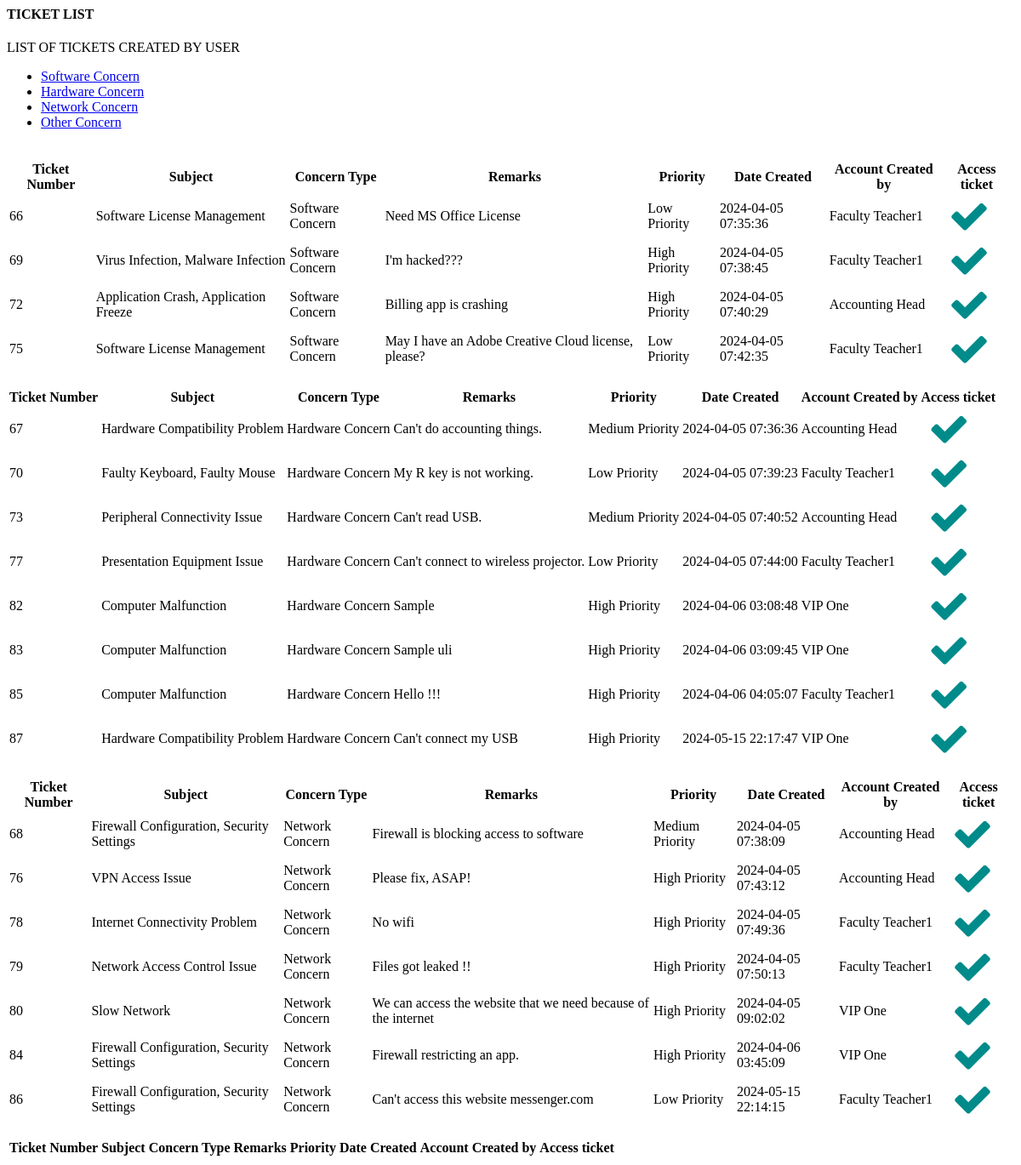
Page /tickets/views/superadmin/tickettable.php on the committed database.
### tables this page shows
CREATE TABLE `tickets` (
  `Ticket_Number` int(255) NOT NULL,
  `Ticket_Subj` varchar(255) NOT NULL,
  `Ticket_type` varchar(2555) NOT NULL,
  `Ticket_Remarks` longtext NOT NULL,
  `Ticket_Priority` varchar(255) DEFAULT NULL,
  `Ticket_Status` varchar(255) NOT NULL,
  `Ticket_DateStart` timestamp NOT NULL DEFAULT current_timestamp(),
  `Ticket_DateEnd` varchar(255) DEFAULT NULL,
  `User_Id` varchar(255) NOT NULL,
  `DateCreated` date NOT NULL DEFAULT current_timestamp(),
  `Ticket_Tier` int(4) NOT NULL,
  `Ticket_Assigned` varchar(255) NOT NULL
);

CREATE TABLE `user` (
  `User_ID` varchar(255) NOT NULL,
  `user_Fname` varchar(255) NOT NULL,
  `User_Lname` varchar(255) NOT NULL,
  `User_MobileNum` varchar(255) NOT NULL,
  `User_Dept` varchar(255) NOT NULL,
  `User_JobDesc` varchar(255) NOT NULL,
  `User_Pass` varchar(255) NOT NULL,
  `User_Nickname` varchar(255) NOT NULL,
  `Tier` int(4) NOT NULL,
  `User_Type` varchar(5) NOT NULL
);

### tickets/views/superadmin/tickettable.php (the view, shortened to what this page needs)
<link rel="stylesheet" href="https://cdnjs.cloudflare.com/ajax/libs/font-awesome/4.7.0/css/font-awesome.min.css">
<link rel="stylesheet" href="button.css">
<div class="col-md-12">
    <div class="card strpied-tabled-with-hover">
        <div class="card-header ">
            <h4 class="card-title">TICKET LIST</h4>
            <p class="card-category">LIST OF TICKETS CREATED BY USER</p>
        </div>
        <ul class="nav nav-tabs nav-justified" role="tablist">
            <li class="nav-item">
              <a class="nav-link active" data-toggle="tab" href="#Software">Software Concern</a>
            </li>
            <li class="nav-item">
              <a class="nav-link" data-toggle="tab" href="#Hardware">Hardware Concern</a>
            </li>
            <li class="nav-item">
              <a class="nav-link" data-toggle="tab" href="#Network">Network Concern</a>
            </li>
            <li class="nav-item">
              <a class="nav-link" data-toggle="tab" href="#Other">Other Concern</a>
            </li>
          </ul>
            <div class="tab-content">
                <div id="Software" class="tab-pane active"><br>
                    <div class="card-body table-full-width table-responsive">
                        <table class="table table-hover table-striped">
                            <thead>
                                <th>Ticket Number</th>
                                <th>Subject</th>
                                <th>Concern Type</th>
                                <th>Remarks</th>
                                <th>Priority</th>
                                <th>Date Created</th>
                                <th>Account Created by</th>
                                <th>Access ticket</th>
                            </thead>
                            <tbody>
                               <?php
                                    include("../../connect/connect.php");
                                    $select_post = "SELECT * FROM tickets JOIN user ON tickets.User_Id = user.User_ID WHERE Ticket_Status = 'Pending'";
                                    $run_posts = $conn->query($select_post);
                                    if ($run_posts->num_rows > 0) {
                                        while($row = $run_posts->fetch_assoc()){
                                                $post_Type = $row['Ticket_type'];
                                            if($post_Type == "Software Concern"){
                                                echo'<tr>';
                                                    echo'<td>'.$row["Ticket_Number"].'</td>';
                                                    echo'<td>'.$row["Ticket_Subj"].'</td>';
                                                    echo'<td>'.$row["Ticket_type"].'</td>';
                                                    echo'<td>'.$row["Ticket_Remarks"].'</td>';
                                                    echo'<td>'.$row["Ticket_Priority"].'</td>';
                                                    echo'<td>'.$row["Ticket_DateStart"].'</td>';
                                                    echo'<td>'.$row["user_Fname"].' '.$row["User_Lname"].'</td>';
                                                    echo'<td><a href = "accesstickets.php?TicketNumber='.$row['Ticket_Number'].'" class = "fa fa-check buttonx"></i></td>';
                                                echo'</tr>';
                                            }
                                        }
                                    }
                                ?>
                            </tbody>
                        </table>
                    </div>
                </div>
                <div id="Hardware" class="tab-pane fade"><br>
                    <div class="card-body table-full-width table-responsive">
                        <table class="table table-hover table-striped">
                            <thead>
                                <th>Ticket Number</th>
                                <th>Subject</th>
                                <th>Concern Type</th>
                                <th>Remarks</th>
                                <th>Priority</th>
                                <th>Date Created</th>
                                <th>Account Created by</th>
                                <th>Access ticket</th>
                            </thead>
                            <tbody>
                               <?php
                                    include("../../connect/connect.php");
                                    $select_post = "SELECT * FROM tickets JOIN user ON tickets.User_Id = user.User_ID WHERE Ticket_Status = 'Pending'";
                                    $run_posts = $conn->query($select_post);
                                    if ($run_posts->num_rows > 0) {
                                        while($row = $run_posts->fetch_assoc()){
                                                $post_Type = $row['Ticket_type'];
                                            if($post_Type == "Hardware Concern"){
                                                echo'<tr>';
                                                    echo'<td>'.$row["Ticket_Number"].'</td>';
                                                    echo'<td>'.$row["Ticket_Subj"].'</td>';
                                                    echo'<td>'.$row["Ticket_type"].'</td>';
                                                    echo'<td>'.$row["Ticket_Remarks"].'</td>';
                                                    echo'<td>'.$row["Ticket_Priority"].'</td>';
                                                    echo'<td>'.$row["Ticket_DateStart"].'</td>';
                                                    echo'<td>'.$row["user_Fname"].' '.$row["User_Lname"].'</td>';
                                                    echo'<td><a href = "accesstickets.php?TicketNumber='.$row['Ticket_Number'].'" class = "fa fa-check buttonx"></i></td>';
                                                echo'</tr>';
                                            }
                                        }
                                    }
                                ?>
                            </tbody>
                        </table>
                    </div>
                </div>
                <div id="Network" class="tab-pane fade"><br>
                    <div class="card-body table-full-width table-responsive">
                        <table class="table table-hover table-striped">
                            <thead>
                                <th>Ticket Number</th>
                                <th>Subject</th>
                                <th>Concern Type</th>
                                <th>Remarks</th>
                                <th>Priority</th>
                                <th>Date Created</th>
                                <th>Account Created by</th>
                                <th>Access ticket</th>
                            </thead>
                            <tbody>
                               <?php
                                    include("../../connect/connect.php");
                                    $select_post = "SELECT * FROM tickets JOIN user ON tickets.User_Id = user.User_ID WHERE Ticket_Status = 'Pending'";
                                    $run_posts = $conn->query($select_post);
                                    if ($run_posts->num_rows > 0) {
                                        while($row = $run_posts->fetch_assoc()){
                                                $post_Type = $row['Ticket_type'];
                                            if($post_Type == "Network Concern"){
                                                echo'<tr>';
                                                    echo'<td>'.$row["Ticket_Number"].'</td>';
                                                    echo'<td>'.$row["Ticket_Subj"].'</td>';
                                                    echo'<td>'.$row["Ticket_type"].'</td>';
                                                    echo'<td>'.$row["Ticket_Remarks"].'</td>';
                                                    echo'<td>'.$row["Ticket_Priority"].'</td>';
                                                    echo'<td>'.$row["Ticket_DateStart"].'</td>';
                                                    echo'<td>'.$row["user_Fname"].' '.$row["User_Lname"].'</td>';
                                                    echo'<td><a href = "accesstickets.php?TicketNumber='.$row['Ticket_Number'].'" class = "fa fa-check buttonx"></i></td>';
                                                echo'</tr>';
                                            }
                                        }
                                    }
                                ?>
                            </tbody>
                        </table>
                    </div>
                </div>
                <div id="Other" class="tab-pane fade"><br>
                    <div class="card-body table-full-width table-responsive">
                        <table class="table table-hover table-striped">
                            <thead>
                                <th>Ticket Number</th>
                                <th>Subject</th>
                                <th>Concern Type</th>
                                <th>Remarks</th>
                                <th>Priority</th>
                                <th>Date Created</th>
                                <th>Account Created by</th>
                                <th>Access ticket</th>
                            </thead>
                        </table>
                    </div>
                </div>
          </div>
    </div>
</div>

### tickets/views/superadmin/button.css (style rules this page uses)
.buttonx { text-decoration: none; font-size:48px; color:darkcyan; text-align: center; margin-left: 10%; }

### rows in the picture
tickets: Ticket_Number "66", Ticket_Subj "Software License Management", Ticket_type "Software Concern", Ticket_Remarks "Need MS Office License", Ticket_Priority "Low Priority", Ticket_DateStart "2024-04-05 07:35:36", User_Id.user_Fname "Faculty", User_Id.User_Lname "Teacher1"
tickets: Ticket_Number "69", Ticket_Subj "Virus Infection, Malware Infection", Ticket_type "Software Concern", Ticket_Remarks "I'm hacked???", Ticket_Priority "High Priority", Ticket_DateStart "2024-04-05 07:38:45", User_Id.user_Fname "Faculty", User_Id.User_Lname "Teacher1"
tickets: Ticket_Number "72", Ticket_Subj "Application Crash, Application Freeze", Ticket_type "Software Concern", Ticket_Remarks "Billing app is crashing", Ticket_Priority "High Priority", Ticket_DateStart "2024-04-05 07:40:29", User_Id.user_Fname "Accounting", User_Id.User_Lname "Head"
tickets: Ticket_Number "75", Ticket_Subj "Software License Management", Ticket_type "Software Concern", Ticket_Remarks "May I have an Adobe Creative Cloud license, please?", Ticket_Priority "Low Priority", Ticket_DateStart "2024-04-05 07:42:35", User_Id.user_Fname "Faculty", User_Id.User_Lname "Teacher1"
tickets: Ticket_Number "67", Ticket_Subj "Hardware Compatibility Problem", Ticket_type "Hardware Concern", Ticket_Remarks "Can't do accounting things.", Ticket_Priority "Medium Priority", Ticket_DateStart "2024-04-05 07:36:36", User_Id.user_Fname "Accounting", User_Id.User_Lname "Head"
tickets: Ticket_Number "70", Ticket_Subj "Faulty Keyboard, Faulty Mouse", Ticket_type "Hardware Concern", Ticket_Remarks "My R key is not working.", Ticket_Priority "Low Priority", Ticket_DateStart "2024-04-05 07:39:23", User_Id.user_Fname "Faculty", User_Id.User_Lname "Teacher1"
tickets: Ticket_Number "73", Ticket_Subj "Peripheral Connectivity Issue", Ticket_type "Hardware Concern", Ticket_Remarks "Can't read USB.", Ticket_Priority "Medium Priority", Ticket_DateStart "2024-04-05 07:40:52", User_Id.user_Fname "Accounting", User_Id.User_Lname "Head"
tickets: Ticket_Number "77", Ticket_Subj "Presentation Equipment Issue", Ticket_type "Hardware Concern", Ticket_Remarks "Can't connect to wireless projector.", Ticket_Priority "Low Priority", Ticket_DateStart "2024-04-05 07:44:00", User_Id.user_Fname "Faculty", User_Id.User_Lname "Teacher1"
tickets: Ticket_Number "82", Ticket_Subj "Computer Malfunction", Ticket_type "Hardware Concern", Ticket_Remarks "Sample", Ticket_Priority "High Priority", Ticket_DateStart "2024-04-06 03:08:48", User_Id.user_Fname "VIP", User_Id.User_Lname "One"
tickets: Ticket_Number "83", Ticket_Subj "Computer Malfunction", Ticket_type "Hardware Concern", Ticket_Remarks "Sample uli", Ticket_Priority "High Priority", Ticket_DateStart "2024-04-06 03:09:45", User_Id.user_Fname "VIP", User_Id.User_Lname "One"
tickets: Ticket_Number "85", Ticket_Subj "Computer Malfunction", Ticket_type "Hardware Concern", Ticket_Remarks "Hello !!!", Ticket_Priority "High Priority", Ticket_DateStart "2024-04-06 04:05:07", User_Id.user_Fname "Faculty", User_Id.User_Lname "Teacher1"
tickets: Ticket_Number "87", Ticket_Subj "Hardware Compatibility Problem", Ticket_type "Hardware Concern", Ticket_Remarks "Can't connect my USB", Ticket_Priority "High Priority", Ticket_DateStart "2024-05-15 22:17:47", User_Id.user_Fname "VIP", User_Id.User_Lname "One"
tickets: Ticket_Number "68", Ticket_Subj "Firewall Configuration, Security Settings", Ticket_type "Network Concern", Ticket_Remarks "Firewall is blocking access to software", Ticket_Priority "Medium Priority", Ticket_DateStart "2024-04-05 07:38:09", User_Id.user_Fname "Accounting", User_Id.User_Lname "Head"
tickets: Ticket_Number "76", Ticket_Subj "VPN Access Issue", Ticket_type "Network Concern", Ticket_Remarks "Please fix, ASAP!", Ticket_Priority "High Priority", Ticket_DateStart "2024-04-05 07:43:12", User_Id.user_Fname "Accounting", User_Id.User_Lname "Head"
tickets: Ticket_Number "78", Ticket_Subj "Internet Connectivity Problem", Ticket_type "Network Concern", Ticket_Remarks "No wifi", Ticket_Priority "High Priority", Ticket_DateStart "2024-04-05 07:49:36", User_Id.user_Fname "Faculty", User_Id.User_Lname "Teacher1"
tickets: Ticket_Number "79", Ticket_Subj "Network Access Control Issue", Ticket_type "Network Concern", Ticket_Remarks "Files got leaked !!", Ticket_Priority "High Priority", Ticket_DateStart "2024-04-05 07:50:13", User_Id.user_Fname "Faculty", User_Id.User_Lname "Teacher1"
tickets: Ticket_Number "80", Ticket_Subj "Slow Network", Ticket_type "Network Concern", Ticket_Remarks "We can access the website that we need because of the internet", Ticket_Priority "High Priority", Ticket_DateStart "2024-04-05 09:02:02", User_Id.user_Fname "VIP", User_Id.User_Lname "One"
tickets: Ticket_Number "84", Ticket_Subj "Firewall Configuration, Security Settings", Ticket_type "Network Concern", Ticket_Remarks "Firewall restricting an app.", Ticket_Priority "High Priority", Ticket_DateStart "2024-04-06 03:45:09", User_Id.user_Fname "VIP", User_Id.User_Lname "One"
tickets: Ticket_Number "86", Ticket_Subj "Firewall Configuration, Security Settings", Ticket_type "Network Concern", Ticket_Remarks "Can't access this website messenger.com", Ticket_Priority "Low Priority", Ticket_DateStart "2024-05-15 22:14:15", User_Id.user_Fname "Faculty", User_Id.User_Lname "Teacher1"
